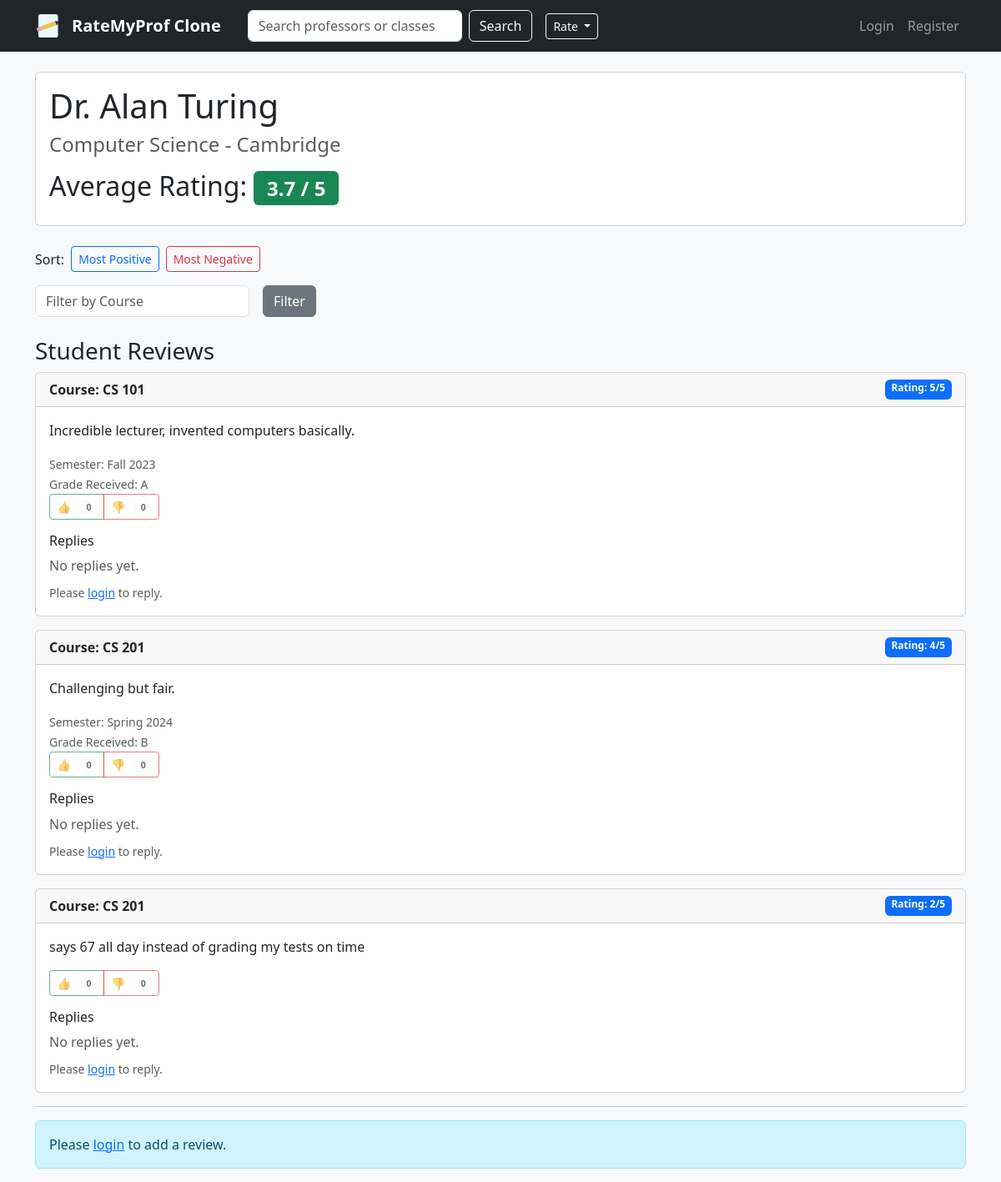
Page /professor/1 on the earlier database version.
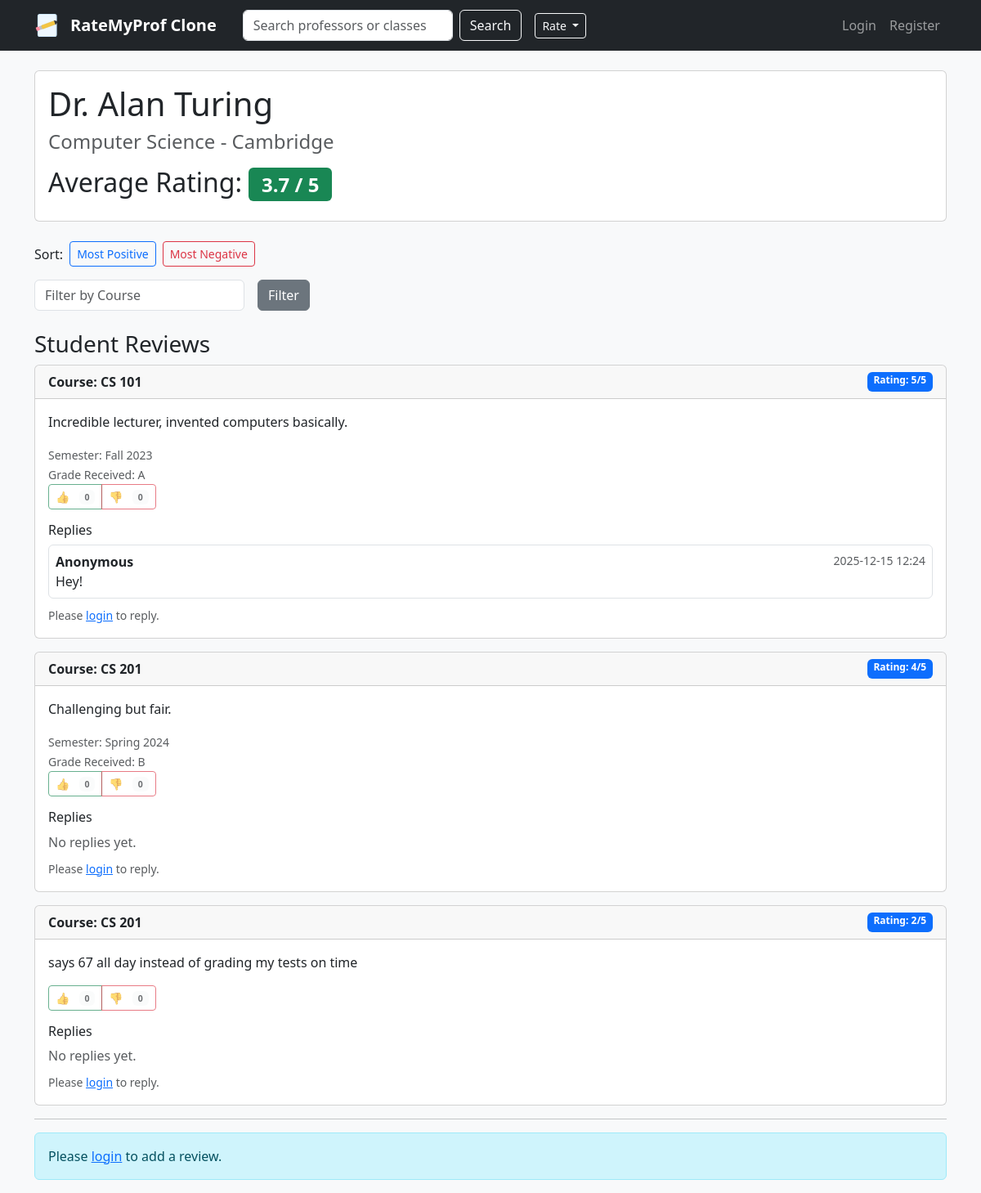
Same page on the later database version.
### app.py (models this page shows)
class Professor(db.Model):
    __tablename__ = 'professors'
    id = db.Column(db.Integer, primary_key=True)
    name = db.Column(db.String(100), nullable=False)
    department = db.Column(db.String(100))
    university = db.Column(db.String(100))
    user_id = db.Column(db.Integer, db.ForeignKey('users.id'), nullable=True)
    reviews = db.relationship('Review', backref='professor', lazy=True)
    user = db.relationship('User', backref='professor_profile', uselist=False)

class Review(db.Model):
    __tablename__ = 'reviews'
    id = db.Column(db.Integer, primary_key=True)
    user_id = db.Column(db.Integer, db.ForeignKey('users.id'), nullable=True)
    professor_id = db.Column(db.Integer, db.ForeignKey('professors.id'), nullable=False)
    course_code = db.Column(db.String(20), nullable=False)
    rating = db.Column(db.Integer, nullable=False)
    comment = db.Column(db.Text)
    grade = db.Column(db.String(5), nullable=True)
    semester = db.Column(db.String(10), nullable=True)
    year = db.Column(db.Integer, nullable=True)
    created_at = db.Column(db.DateTime, default=datetime.utcnow)
    votes = db.relationship('ReviewVote', backref='review', lazy=True)
    user = db.relationship('User', backref='reviews', uselist=False)
    replies = db.relationship('ReviewReply', backref='review', lazy=True)

class ReviewReply(db.Model):
    __tablename__ = 'review_replies'
    id = db.Column(db.Integer, primary_key=True)
    user_id = db.Column(db.Integer, db.ForeignKey('users.id'), nullable=True)
    review_id = db.Column(db.Integer, db.ForeignKey('reviews.id'), nullable=False)
    comment = db.Column(db.Text, nullable=False)
    created_at = db.Column(db.DateTime, default=datetime.utcnow)
    user = db.relationship('User', backref='replies', uselist=False)

### app.py (the view)
@app.route('/professor/<int:id>', methods=['GET', 'POST'])
def professor_detail(id):
    professor = Professor.query.get_or_404(id)
    course_filter = request.args.get('course')
    if course_filter:
        reviews = Review.query.filter_by(professor_id=id, course_code=course_filter).all()
    else:
        reviews = list(professor.reviews)
    avg_rating = 0
    if reviews:
        avg_rating = sum([r.rating for r in reviews]) / len(reviews)
    for r in reviews:
        r.likes_count = ReviewVote.query.filter_by(review_id=r.id, vote_type=1).count()
        r.dislikes_count = ReviewVote.query.filter_by(review_id=r.id, vote_type=-1).count()
        if current_user.is_authenticated:
            v = ReviewVote.query.filter_by(review_id=r.id, user_id=current_user.id).first()
            r.user_vote = v.vote_type if v else 0
        else:
            r.user_vote = 0
        r.replies_list = ReviewReply.query.filter_by(review_id=r.id).order_by(ReviewReply.created_at.asc()).all()
    sort = request.args.get('sort', '')
    if sort == 'most_positive':
        reviews.sort(key=lambda r: (r.rating, r.likes_count, r.created_at), reverse=True)
    elif sort == 'most_negative':
        reviews.sort(key=lambda r: (r.rating, -r.dislikes_count, r.created_at))
    return render_template('professor_detail.html', professor=professor, reviews=reviews, avg_rating=round(avg_rating, 1), sort=sort)

### templates/professor_detail.html (shortened to what this page needs)
{% extends "base.html" %}
{% block content %}
<div class="card mb-4">
    <div class="card-body">
        <h1>{{ professor.name }}</h1>
        <h4 class="text-muted">{{ professor.department }} - {{ professor.university }}</h4>
        <h2 class="mt-3">Average Rating: <span class="badge bg-success">{{ avg_rating }} / 5</span></h2>
    </div>
</div>
<div class="d-flex align-items-center mb-3">
  <div class="me-2">Sort:</div>
  <a href="{{ url_for('professor_detail', id=professor.id, sort='most_positive', course=request.args.get('course')) }}" class="btn btn-sm {% if sort == 'most_positive' %}btn-primary{% else %}btn-outline-primary{% endif %}">Most Positive</a>
  <a href="{{ url_for('professor_detail', id=professor.id, sort='most_negative', course=request.args.get('course')) }}" class="btn btn-sm ms-2 {% if sort == 'most_negative' %}btn-danger{% else %}btn-outline-danger{% endif %}">Most Negative</a>
</div>
<form method="GET" action="{{ url_for('professor_detail', id=professor.id) }}" class="row g-3 mb-4">
    <div class="col-auto">
        <input type="text" name="course" class="form-control"
               placeholder="Filter by Course"
               value="{{ request.args.get('course', '') }}">
    </div>
    <div class="col-auto">
        <button type="submit" class="btn btn-secondary">Filter</button>
    </div>
</form>
<h3>Student Reviews</h3>
{% for review in reviews %}
<div class="card mb-3">
    <div class="card-header d-flex justify-content-between">
        <strong>Course: {{ review.course_code }}</strong>
        <span class="badge bg-primary">Rating: {{ review.rating }}/5</span>
    </div>
    <div class="card-body">
        <p class="card-text">{{ review.comment }}</p>
        {% if review.semester and review.year %}
            <div><small class="text-muted">Semester: {{ review.semester }} {{ review.year }}</small></div>
        {% endif %}
        {% if review.grade %}
            <div><small class="text-muted">Grade Received: {{ review.grade }}</small></div>
        {% endif %}
        <div class="btn-group" role="group">
            {% if current_user.is_authenticated %}
                <button id="like-btn-{{ review.id }}" type="button" class="btn {% if review.user_vote == 1 %}btn-success{% else %}btn-outline-success{% endif %} btn-sm" onclick="vote({{ review.id }}, 1)">
                    👍 <span id="likes-{{ review.id }}">{{ review.likes_count }}</span>
                </button>
                <button id="dislike-btn-{{ review.id }}" type="button" class="btn {% if review.user_vote == -1 %}btn-danger{% else %}btn-outline-danger{% endif %} btn-sm" onclick="vote({{ review.id }}, -1)">
                    👎 <span id="dislikes-{{ review.id }}">{{ review.dislikes_count }}</span>
                </button>
            {% else %}
                <button id="like-btn-{{ review.id }}" type="button" class="btn btn-outline-success btn-sm" disabled>
                    👍 <span id="likes-{{ review.id }}" class="badge bg-light text-dark ms-2">{{ review.likes_count }}</span>
                </button>
                <button id="dislike-btn-{{ review.id }}" type="button" class="btn btn-outline-danger btn-sm" disabled>
                    👎 <span id="dislikes-{{ review.id }}" class="badge bg-light text-dark ms-2">{{ review.dislikes_count }}</span>
                </button>
            {% endif %}
        </div>
        <div class="mt-3">
            <h6>Replies</h6>
            {% if review.replies_list and review.replies_list|length > 0 %}
                {% for reply in review.replies_list %}
                    <div class="border rounded p-2 mb-2 bg-white">
                        <div class="d-flex justify-content-between">
                            <div><strong>Anonymous</strong></div>
                            <small class="text-muted">{{ reply.created_at.strftime('%Y-%m-%d %H:%M') }}</small>
                        </div>
                        <div>{{ reply.comment }}</div>
                    </div>
                {% endfor %}
            {% else %}
                <div class="text-muted">No replies yet.</div>
            {% endif %}
            {% if current_user.is_authenticated %}
                <form method="POST" action="{{ url_for('add_reply', review_id=review.id) }}" class="mt-2">
                    <div class="mb-2">
                        <textarea name="reply_comment" rows="2" class="form-control" placeholder="Write a reply..." required></textarea>
                    </div>
                    <button type="submit" class="btn btn-sm btn-secondary">Reply</button>
                </form>
            {% else %}
                <div class="mt-2"><small class="text-muted">Please <a href="{{ url_for('login') }}">login</a> to reply.</small></div>
            {% endif %}
        </div>
    </div>
</div>
{% else %}
    <p>No reviews yet. Be the first!</p>
{% endfor %}
<hr>
{% if current_user.is_authenticated %}
<div class="card bg-light">
    <div class="card-body">
        <h4>Write a Review</h4>
        <form method="POST" action="{{ url_for('add_review', id=professor.id) }}">
            <div class="mb-3">
                <label>Course Code</label>
                <input type="text" name="course" class="form-control" required placeholder="e.g. MATH 201">
            </div>
            <div class="row mb-3">
                <div class="col-md-4">
                    <label>Semester</label>
                    <select name="semester" class="form-select">
                        <option value="">--</option>
                        <option value="Fall">Fall</option>
                        <option value="Spring">Spring</option>
                        <option value="Summer">Summer</option>
                    </select>
                </div>
                <div class="col-md-4">
                    <label>Year</label>
                    <input type="number" name="year" min="1970" max="2100" class="form-control" placeholder="2024">
                </div>
                <div class="col-md-4">
                    <label>Grade (optional)</label>
                    <input type="text" name="grade" class="form-control" placeholder="A, A-, B+">
                </div>
            </div>
            <div class="mb-3">
                <label>Rating (1-5)</label>
                <select name="rating" class="form-select">
                    <option value="5">5 - Excellent</option>
                    <option value="4">4 - Good</option>
                    <option value="3">3 - Average</option>
                    <option value="2">2 - Poor</option>
                    <option value="1">1 - Terrible</option>
                </select>
            </div>
            <div class="mb-3">
                <label>Comment</label>
                <textarea name="comment" class="form-control" rows="3"></textarea>
            </div>
            <button type="submit" class="btn btn-success">Submit Review</button>
        </form>
    </div>
</div>
{% else %}
    <div class="alert alert-info">Please <a href="{{ url_for('login') }}">login</a> to add a review.</div>
{% endif %}
{% endblock %}

### templates/base.html (shortened to what this page needs)
<!DOCTYPE html>
<html lang="en">
<head>
    <link href="https://cdn.jsdelivr.net/npm/bootstrap@5.3.0/dist/css/bootstrap.min.css" rel="stylesheet">
</head>
<body class="bg-light">
    <nav class="navbar navbar-expand-lg navbar-dark bg-dark mb-4">
        <div class="container">
            <a class="navbar-brand d-flex align-items-center" href="{{ url_for('home') }}">
                <span class="fw-bold">RateMyProf Clone</span>
            </a>
            <div class="d-flex ms-3 me-auto align-items-center">
                <form class="d-flex" method="get" action="{{ url_for('search') }}">
                    <input class="form-control me-2" type="search" name="q" placeholder="Search professors or classes" aria-label="Search">
                    <button class="btn btn-outline-light" type="submit">Search</button>
                </form>
                <div class="dropdown ms-3">
                    <button class="btn btn-outline-light btn-sm dropdown-toggle" type="button" data-bs-toggle="dropdown">
                        Rate
                    </button>
                </div>
            </div>
            <div class="navbar-nav ms-auto">
                {% if current_user.is_authenticated %}
                    <span class="nav-item nav-link text-light">Hello, {{ current_user.username }}</span>
                    {% if current_user.role == 'admin' %}
                        <a class="nav-item nav-link" href="{{ url_for('admin_reviews') }}">Admin</a>
                    {% endif %}
                    {% if current_user.role == 'professor' %}
                        <a class="nav-item nav-link" href="{{ url_for('professor_dashboard') }}">Home</a>
                        <a class="nav-item nav-link" href="{{ url_for('home', view='others') }}">Browse Professors</a>
                    {% endif %}
                    <a class="nav-item nav-link" href="{{ url_for('logout') }}">Logout</a>
                {% else %}
                    <a class="nav-item nav-link" href="{{ url_for('login') }}">Login</a>
                    <a class="nav-item nav-link" href="{{ url_for('register') }}">Register</a>
                {% endif %}
            </div>
        </div>
    </nav>
    <div class="container">
        {% block content %}{% endblock %}
    </div>
</body>
</html>

Differences in the rows shown:
shown differently, row unchanged: Review "CS 101": no longer shows "No replies yet."
added ReviewReply: created_at "2025-12-15 12:24", comment "Hey!", shown under Review "CS 101"
